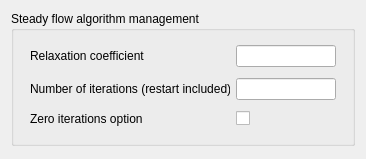
<?xml version="1.0" encoding="UTF-8"?>
<ui version="4.0">
 <class>SteadyManagementForm</class>
 <widget class="QWidget" name="SteadyManagementForm">
  <property name="geometry">
   <rect>
    <x>0</x>
    <y>0</y>
    <width>366</width>
    <height>159</height>
   </rect>
  </property>
  <property name="windowTitle">
   <string>Form</string>
  </property>
  <layout class="QGridLayout" name="gridLayout_3">
   <item row="0" column="0">
    <widget class="QGroupBox" name="groupBox">
     <property name="title">
      <string>Steady flow algorithm management</string>
     </property>
     <layout class="QGridLayout" name="gridLayout_2">
      <item row="0" column="0">
       <layout class="QHBoxLayout" name="horizontalLayout">
        <item>
         <spacer>
          <property name="orientation">
           <enum>Qt::Horizontal</enum>
          </property>
          <property name="sizeHint" stdset="0">
           <size>
            <width>13</width>
            <height>94</height>
           </size>
          </property>
         </spacer>
        </item>
        <item>
         <layout class="QGridLayout" name="gridLayout">
          <item row="0" column="0">
           <widget class="QLabel" name="labelRELXST">
            <property name="minimumSize">
             <size>
              <width>200</width>
              <height>0</height>
             </size>
            </property>
            <property name="toolTip">
             <string>Code_Saturne key word: RELXST</string>
            </property>
            <property name="text">
             <string>Relaxation coefficient</string>
            </property>
           </widget>
          </item>
          <item row="0" column="1">
           <widget class="QLineEdit" name="lineEditRELXST">
            <property name="minimumSize">
             <size>
              <width>60</width>
              <height>0</height>
             </size>
            </property>
            <property name="maximumSize">
             <size>
              <width>100</width>
              <height>16777215</height>
             </size>
            </property>
            <property name="toolTip">
             <string>Code_Saturne key word: RELXST</string>
            </property>
           </widget>
          </item>
          <item row="1" column="0">
           <widget class="QLabel" name="labelNTMABS">
            <property name="minimumSize">
             <size>
              <width>200</width>
              <height>0</height>
             </size>
            </property>
            <property name="toolTip">
             <string>Code_Saturne key word: NTMABS</string>
            </property>
            <property name="text">
             <string>Number of iterations (restart included) </string>
            </property>
           </widget>
          </item>
          <item row="1" column="1">
           <widget class="QLineEdit" name="lineEditNTMABS">
            <property name="minimumSize">
             <size>
              <width>100</width>
              <height>0</height>
             </size>
            </property>
            <property name="maximumSize">
             <size>
              <width>100</width>
              <height>16777215</height>
             </size>
            </property>
            <property name="toolTip">
             <string>Code_Saturne key word: NTMABS</string>
            </property>
           </widget>
          </item>
          <item row="2" column="0">
           <widget class="QLabel" name="labelINPDT0">
            <property name="minimumSize">
             <size>
              <width>200</width>
              <height>0</height>
             </size>
            </property>
            <property name="toolTip">
             <string>Code_Saturne key word: INPDT0</string>
            </property>
            <property name="text">
             <string>Zero iterations option</string>
            </property>
           </widget>
          </item>
          <item row="2" column="1">
           <widget class="QCheckBox" name="checkBoxINPDT0">
            <property name="toolTip">
             <string/>
            </property>
            <property name="text">
             <string/>
            </property>
           </widget>
          </item>
         </layout>
        </item>
        <item>
         <spacer>
          <property name="orientation">
           <enum>Qt::Horizontal</enum>
          </property>
          <property name="sizeHint" stdset="0">
           <size>
            <width>13</width>
            <height>94</height>
           </size>
          </property>
         </spacer>
        </item>
       </layout>
      </item>
     </layout>
    </widget>
   </item>
   <item row="1" column="0">
    <spacer>
     <property name="orientation">
      <enum>Qt::Vertical</enum>
     </property>
     <property name="sizeHint" stdset="0">
      <size>
       <width>16</width>
       <height>16</height>
      </size>
     </property>
    </spacer>
   </item>
  </layout>
 </widget>
 <resources/>
 <connections/>
</ui>
